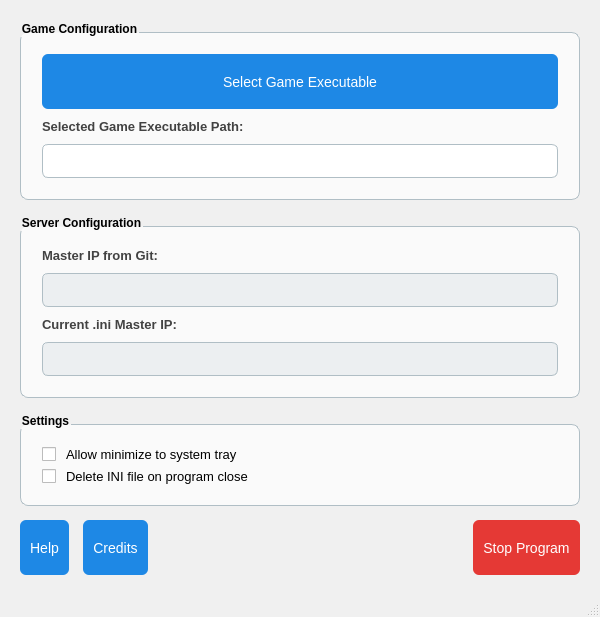
<?xml version="1.0" encoding="UTF-8"?>
<ui version="4.0">
 <class>MainWindow</class>
 <widget class="QMainWindow" name="MainWindow">
  <property name="geometry">
   <rect>
    <x>0</x>
    <y>0</y>
    <width>600</width>
    <height>550</height>  <!-- Adjusted height -->
   </rect>
  </property>
  <property name="windowTitle">
   <string>WoSip Configuration</string>
  </property>
  <property name="styleSheet">
   <string>
    QMainWindow {
      background-color: #f0f0f0;
    }
    QPushButton {
      background-color: #1e88e5;
      color: white;
      border: none;
      padding: 10px;
      border-radius: 6px;
      font-size: 14px;
      min-height: 35px;
    }
    QPushButton:hover {
      background-color: #1565c0;
    }
    QPushButton#pushButton_stopProgram {
      background-color: #e53935;
    }
    QPushButton#pushButton_stopProgram:hover {
      background-color: #c62828;
    }
    QLineEdit {
      padding: 8px;
      border: 1px solid #b0bec5;
      border-radius: 6px;
      background-color: white;
    }
    QLineEdit:read-only {
      background-color: #eceff1;
    }
    QLabel {
      color: #424242;
      font-weight: 500;
      font-size: 13px;
    }
    QGroupBox {
      font-weight: 600;
      border: 1px solid #b0bec5;
      border-radius: 8px;
      padding: 12px;
      margin-top: 12px;
      background-color: #fafafa;
    }
    QCheckBox {
      spacing: 10px;
      font-size: 13px;
    }
   </string>
  </property>
  <widget class="QWidget" name="centralwidget">
   <layout class="QVBoxLayout" name="verticalLayout">
    <property name="spacing">
     <number>14</number>
    </property>
    <property name="margin">
     <number>20</number>
    </property>
    
    <!-- Game Configuration Group -->
    <item>
     <widget class="QGroupBox" name="groupBox_gameConfig">
      <property name="title">
       <string>Game Configuration</string>
      </property>
      <layout class="QVBoxLayout" name="verticalLayout_2">
       <property name="spacing">
         <number>10</number>
       </property>
       <item>
        <layout class="QHBoxLayout" name="horizontalLayout">
         <item>
          <widget class="QPushButton" name="pushButton_selectExe">
           <property name="text">
            <string>Select Game Executable</string>
           </property>
           <property name="icon">
            <iconset theme="folder-open"/>
           </property>
          </widget>
         </item>
        </layout>
       </item>
       <item>
        <widget class="QLabel" name="label_exeFilePath">
         <property name="text">
          <string>Selected Game Executable Path:</string>
         </property>
        </widget>
       </item>
       <item>
        <widget class="QLineEdit" name="lineEdit_exeFilePath">
         <property name="readOnly">
          <bool>false</bool>
         </property>
        </widget>
       </item>
      </layout>
     </widget>
    </item>

    <!-- Server Configuration Group -->
    <item>
     <widget class="QGroupBox" name="groupBox_serverConfig">
      <property name="title">
       <string>Server Configuration</string>
      </property>
      <layout class="QVBoxLayout" name="verticalLayout_3">
       <property name="spacing">
         <number>10</number>
       </property>
       <item>
        <widget class="QLabel" name="label_masterFromGit">
         <property name="text">
          <string>Master IP from Git:</string>
         </property>
        </widget>
       </item>
       <item>
        <widget class="QLineEdit" name="lineEdit_masterFromGit">
         <property name="readOnly">
          <bool>true</bool>
         </property>
        </widget>
       </item>
       <item>
        <widget class="QLabel" name="label_currentMasterIP">
         <property name="text">
          <string>Current .ini Master IP:</string>
         </property>
        </widget>
       </item>
       <item>
        <widget class="QLineEdit" name="lineEdit_currentMasterIP">
         <property name="readOnly">
          <bool>true</bool>
         </property>
        </widget>
       </item>
      </layout>
     </widget>
    </item>

    <!-- Settings Group -->
    <item>
     <widget class="QGroupBox" name="groupBox_settings">
      <property name="title">
       <string>Settings</string>
      </property>
      <layout class="QVBoxLayout" name="verticalLayout_4">
       <item>
        <widget class="QCheckBox" name="checkBox_minimizeTray">
         <property name="text">
          <string>Allow minimize to system tray</string>
         </property>
        </widget>
       </item>
       <!-- New Checkbox for Delete INI on Close -->
       <item>
        <widget class="QCheckBox" name="checkBox_deleteIniOnClose">
         <property name="text">
          <string>Delete INI file on program close</string>
         </property>
        </widget>
       </item>
      </layout>
     </widget>
    </item>

    <item>
     <spacer name="verticalSpacer">
      <property name="orientation">
       <enum>Qt::Vertical</enum>
      </property>
      <property name="sizeHint" stdset="0">
       <size>
        <width>20</width>
        <height>40</height>
       </size>
      </property>
     </spacer>
    </item>

    <!-- Action Buttons -->
    <item>
     <layout class="QHBoxLayout" name="horizontalLayout_2">
      <item>
       <widget class="QPushButton" name="pushButton_help">
        <property name="text">
         <string>Help</string>
        </property>
        <property name="icon">
         <iconset theme="help-contents"/>
        </property>
       </widget>
      </item>
      <item>
       <widget class="QPushButton" name="pushButton_credits">
        <property name="text">
         <string>Credits</string>
        </property>
        <property name="icon">
         <iconset theme="help-about"/>
        </property>
       </widget>
      </item>
      <item>
       <spacer name="horizontalSpacer">
        <property name="orientation">
         <enum>Qt::Horizontal</enum>
        </property>
        <property name="sizeHint" stdset="0">
         <size>
          <width>40</width>
          <height>20</height>
         </size>
        </property>
       </spacer>
      </item>
      <item>
       <widget class="QPushButton" name="pushButton_stopProgram">
        <property name="text">
         <string>Stop Program</string>
        </property>
        <property name="icon">
         <iconset theme="process-stop"/>
        </property>
       </widget>
      </item>
     </layout>
    </item>
   </layout>
  </widget>
  <widget class="QMenuBar" name="menubar"/>
  <widget class="QStatusBar" name="statusbar"/>
 </widget>
 <resources/>
 <connections/>
</ui>
